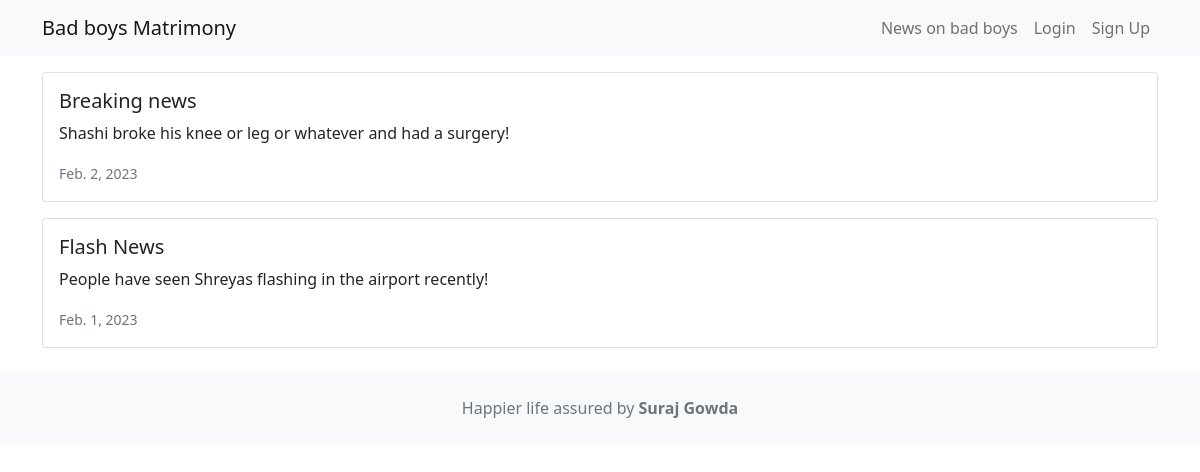
/news_on_boys/, run on the app's committed database.
### news/models.py (models this page shows, shortened)
class News(models.Model):
    headline = models.CharField(max_length=100)
    body = models.TextField()
    date = models.DateField()

### news/views.py (the view)
# urls.py: 2. Add a URL to urlpatterns:  path('', views.home, name='home')
def home(request):
    newss = News.objects.all().order_by('-date')
    return render(request, 'news.html', {'newss':newss})

### news/templates/news.html
{% extends 'base.html' %}
{% block content %}
 {% for news in newss %}
 <div class="card mb-3">
 <div class="row g-0">
 <div>
 <div class="card-body">
 <h5 class="card-title">{{ news.headline }}</h5>
 <p class="card-text">{{ news.body }}</p>
 <p class="card-text"><small class="text-muted">{{ news.date }}</small></p>
 </div>
 </div>
 </div>
</div>
{% endfor %}
{% endblock content %}

### data on the page
News: headline "Breaking news", body "Shashi broke his knee or leg or whatever and had a surgery!", date "Feb. 2, 2023"
News: headline "Flash News", body "People have seen Shreyas flashing in the airport recently!", date "Feb. 1, 2023"
